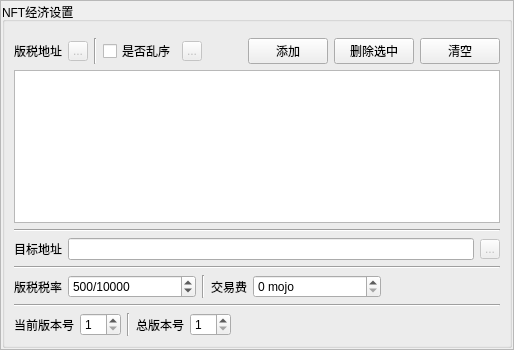
        <widget class="QFrame" name="frame_3">
         <property name="maximumSize">
          <size>
           <width>16777215</width>
           <height>350</height>
          </size>
         </property>
         <property name="frameShape">
          <enum>QFrame::StyledPanel</enum>
         </property>
         <property name="frameShadow">
          <enum>QFrame::Raised</enum>
         </property>
         <layout class="QVBoxLayout" name="verticalLayout_7">
          <property name="spacing">
           <number>1</number>
          </property>
          <property name="leftMargin">
           <number>1</number>
          </property>
          <property name="topMargin">
           <number>1</number>
          </property>
          <property name="rightMargin">
           <number>1</number>
          </property>
          <property name="bottomMargin">
           <number>1</number>
          </property>
          <item>
           <widget class="QGroupBox" name="groupBox_3">
            <property name="title">
             <string>NFT经济设置</string>
            </property>
            <layout class="QVBoxLayout" name="verticalLayout_4">
             <property name="topMargin">
              <number>16</number>
             </property>
             <item>
              <layout class="QHBoxLayout" name="horizontalLayout_10">
               <item>
                <widget class="QLabel" name="label_9">
                 <property name="text">
                  <string>版税地址</string>
                 </property>
                </widget>
               </item>
               <item>
                <widget class="QToolButton" name="toolButton_2">
                 <property name="enabled">
                  <bool>false</bool>
                 </property>
                 <property name="sizePolicy">
                  <sizepolicy hsizetype="Minimum" vsizetype="Fixed">
                   <horstretch>0</horstretch>
                   <verstretch>0</verstretch>
                  </sizepolicy>
                 </property>
                 <property name="maximumSize">
                  <size>
                   <width>20</width>
                   <height>20</height>
                  </size>
                 </property>
                 <property name="toolTip">
                  <string>&lt;html&gt;&lt;head/&gt;&lt;body&gt;&lt;p&gt;允许填写多个版税地址，从而实现合作团队的分成功能。&lt;/p&gt;&lt;p&gt;其实现原理为：按照用户设置的比例来对不同的nft赋予不同的版税地址。&lt;/p&gt;&lt;p&gt;每个版税地址对应的比例值默认为：1。&lt;/p&gt;&lt;p&gt;例如，用户填写了3个地址，并修改他们的比例值分别为：1，2，1，则对应的版税分成比例为：1/4，2/4，1/4&lt;/p&gt;&lt;/body&gt;&lt;/html&gt;</string>
                 </property>
                 <property name="text">
                  <string>...</string>
                 </property>
                 <property name="icon">
                  <iconset resource="resource.qrc">
                   <normaloff>:/help.png</normaloff>:/help.png</iconset>
                 </property>
                 <property name="popupMode">
                  <enum>QToolButton::DelayedPopup</enum>
                 </property>
                 <property name="toolButtonStyle">
                  <enum>Qt::ToolButtonFollowStyle</enum>
                 </property>
                </widget>
               </item>
               <item>
                <widget class="Line" name="line_11">
                 <property name="orientation">
                  <enum>Qt::Vertical</enum>
                 </property>
                </widget>
               </item>
               <item>
                <widget class="QCheckBox" name="checkBoxNoOrderly">
                 <property name="text">
                  <string>是否乱序</string>
                 </property>
                </widget>
               </item>
               <item>
                <widget class="QToolButton" name="toolButton_10">
                 <property name="enabled">
                  <bool>false</bool>
                 </property>
                 <property name="sizePolicy">
                  <sizepolicy hsizetype="Minimum" vsizetype="Fixed">
                   <horstretch>0</horstretch>
                   <verstretch>0</verstretch>
                  </sizepolicy>
                 </property>
                 <property name="maximumSize">
                  <size>
                   <width>20</width>
                   <height>20</height>
                  </size>
                 </property>
                 <property name="toolTip">
                  <string>&lt;html&gt;&lt;head/&gt;&lt;body&gt;&lt;p&gt;若设置了多个版税地址，建议使用乱序，这可以使得制作团队内部的利益分配更加均匀，同时有效避免资产分配上的很多麻烦。&lt;/p&gt;&lt;/body&gt;&lt;/html&gt;</string>
                 </property>
                 <property name="text">
                  <string>...</string>
                 </property>
                 <property name="icon">
                  <iconset resource="resource.qrc">
                   <normaloff>:/help.png</normaloff>:/help.png</iconset>
                 </property>
                 <property name="popupMode">
                  <enum>QToolButton::DelayedPopup</enum>
                 </property>
                 <property name="toolButtonStyle">
                  <enum>Qt::ToolButtonFollowStyle</enum>
                 </property>
                </widget>
               </item>
               <item>
                <spacer name="horizontalSpacer_4">
                 <property name="orientation">
                  <enum>Qt::Horizontal</enum>
                 </property>
                 <property name="sizeHint" stdset="0">
                  <size>
                   <width>40</width>
                   <height>20</height>
                  </size>
                 </property>
                </spacer>
               </item>
               <item>
                <widget class="QPushButton" name="pushButtonMintRoyaltyAdd">
                 <property name="text">
                  <string>添加</string>
                 </property>
                 <property name="icon">
                  <iconset resource="resource.qrc">
                   <normaloff>:/first.png</normaloff>:/first.png</iconset>
                 </property>
                </widget>
               </item>
               <item>
                <widget class="QPushButton" name="pushButtonMintRoyaltyDelete">
                 <property name="text">
                  <string>删除选中</string>
                 </property>
                </widget>
               </item>
               <item>
                <widget class="QPushButton" name="pushButtonMintRoyaltyClear">
                 <property name="text">
                  <string>清空</string>
                 </property>
                </widget>
               </item>
              </layout>
             </item>
             <item>
              <widget class="QTableView" name="tableViewMintRoyalty"/>
             </item>
             <item>
              <widget class="Line" name="line">
               <property name="orientation">
                <enum>Qt::Horizontal</enum>
               </property>
              </widget>
             </item>
             <item>
              <layout class="QHBoxLayout" name="horizontalLayout_11">
               <item>
                <widget class="QLabel" name="label_10">
                 <property name="text">
                  <string>目标地址</string>
                 </property>
                </widget>
               </item>
               <item>
                <widget class="QLineEdit" name="lineEditMintTargetAddress"/>
               </item>
               <item>
                <widget class="QToolButton" name="toolButton_8">
                 <property name="enabled">
                  <bool>false</bool>
                 </property>
                 <property name="sizePolicy">
                  <sizepolicy hsizetype="Minimum" vsizetype="Fixed">
                   <horstretch>0</horstretch>
                   <verstretch>0</verstretch>
                  </sizepolicy>
                 </property>
                 <property name="maximumSize">
                  <size>
                   <width>20</width>
                   <height>20</height>
                  </size>
                 </property>
                 <property name="toolTip">
                  <string>&lt;html&gt;&lt;head/&gt;&lt;body&gt;&lt;p&gt;指铸造完成后，所有NFT被打入的初始地址，建议设置当前已同步的钱包指纹所对应的钱包地址。为了能够通过list命令，智能控制铸造等待时间，这个地址必须属于当前同步的钱包。&lt;/p&gt;&lt;/body&gt;&lt;/html&gt;</string>
                 </property>
                 <property name="text">
                  <string>...</string>
                 </property>
                 <property name="icon">
                  <iconset resource="resource.qrc">
                   <normaloff>:/help.png</normaloff>:/help.png</iconset>
                 </property>
                 <property name="popupMode">
                  <enum>QToolButton::DelayedPopup</enum>
                 </property>
                 <property name="toolButtonStyle">
                  <enum>Qt::ToolButtonFollowStyle</enum>
                 </property>
                </widget>
               </item>
              </layout>
             </item>
             <item>
              <widget class="Line" name="line_2">
               <property name="orientation">
                <enum>Qt::Horizontal</enum>
               </property>
              </widget>
             </item>
             <item>
              <layout class="QHBoxLayout" name="horizontalLayout_22">
               <item>
                <layout class="QHBoxLayout" name="horizontalLayout_12">
                 <item>
                  <widget class="QLabel" name="label_11">
                   <property name="text">
                    <string>版税税率</string>
                   </property>
                  </widget>
                 </item>
                 <item>
                  <widget class="QSpinBox" name="spinBoxMintRoyaltyRate">
                   <property name="minimumSize">
                    <size>
                     <width>128</width>
                     <height>0</height>
                    </size>
                   </property>
                   <property name="suffix">
                    <string>/10000</string>
                   </property>
                   <property name="maximum">
                    <number>10000</number>
                   </property>
                   <property name="value">
                    <number>500</number>
                   </property>
                  </widget>
                 </item>
                </layout>
               </item>
               <item>
                <widget class="Line" name="line_5">
                 <property name="orientation">
                  <enum>Qt::Vertical</enum>
                 </property>
                </widget>
               </item>
               <item>
                <layout class="QHBoxLayout" name="horizontalLayout_13">
                 <item>
                  <widget class="QLabel" name="label_12">
                   <property name="text">
                    <string>交易费</string>
                   </property>
                  </widget>
                 </item>
                 <item>
                  <widget class="QSpinBox" name="spinBoxMintTransactionFee">
                   <property name="minimumSize">
                    <size>
                     <width>128</width>
                     <height>0</height>
                    </size>
                   </property>
                   <property name="suffix">
                    <string> mojo</string>
                   </property>
                   <property name="maximum">
                    <number>10000</number>
                   </property>
                  </widget>
                 </item>
                </layout>
               </item>
               <item>
                <spacer name="horizontalSpacer_7">
                 <property name="orientation">
                  <enum>Qt::Horizontal</enum>
                 </property>
                 <property name="sizeHint" stdset="0">
                  <size>
                   <width>40</width>
                   <height>20</height>
                  </size>
                 </property>
                </spacer>
               </item>
              </layout>
             </item>
             <item>
              <widget class="Line" name="line_9">
               <property name="orientation">
                <enum>Qt::Horizontal</enum>
               </property>
              </widget>
             </item>
             <item>
              <layout class="QHBoxLayout" name="horizontalLayout_23">
               <item>
                <layout class="QHBoxLayout" name="horizontalLayout_14">
                 <item>
                  <widget class="QLabel" name="label_13">
                   <property name="text">
                    <string>当前版本号</string>
                   </property>
                  </widget>
                 </item>
                 <item>
                  <widget class="QSpinBox" name="spinBoxMintCurrentVersion">
                   <property name="minimum">
                    <number>1</number>
                   </property>
                  </widget>
                 </item>
                </layout>
               </item>
               <item>
                <widget class="Line" name="line_6">
                 <property name="orientation">
                  <enum>Qt::Vertical</enum>
                 </property>
                </widget>
               </item>
               <item>
                <layout class="QHBoxLayout" name="horizontalLayout_15">
                 <item>
                  <widget class="QLabel" name="label_14">
                   <property name="text">
                    <string>总版本号</string>
                   </property>
                  </widget>
                 </item>
                 <item>
                  <widget class="QSpinBox" name="spinBoxMintTotalVersion">
                   <property name="minimum">
                    <number>1</number>
                   </property>
                  </widget>
                 </item>
                </layout>
               </item>
               <item>
                <spacer name="horizontalSpacer_8">
                 <property name="orientation">
                  <enum>Qt::Horizontal</enum>
                 </property>
                 <property name="sizeHint" stdset="0">
                  <size>
                   <width>40</width>
                   <height>20</height>
                  </size>
                 </property>
                </spacer>
               </item>
              </layout>
             </item>
            </layout>
           </widget>
          </item>
         </layout>
        </widget>
